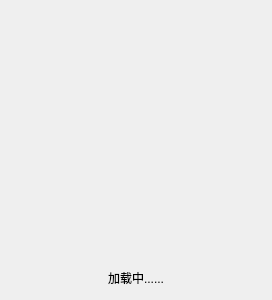
<?xml version="1.0" encoding="UTF-8"?>
<ui version="4.0">
 <class>QWaitingDialog</class>
 <widget class="QDialog" name="QWaitingDialog">
  <property name="geometry">
   <rect>
    <x>0</x>
    <y>0</y>
    <width>250</width>
    <height>300</height>
   </rect>
  </property>
  <property name="windowTitle">
   <string>Dialog</string>
  </property>
  <layout class="QGridLayout" name="gridLayout">
   <item row="0" column="0">
    <widget class="QLabel" name="label">
     <property name="minimumSize">
      <size>
       <width>250</width>
       <height>250</height>
      </size>
     </property>
     <property name="text">
      <string/>
     </property>
    </widget>
   </item>
   <item row="1" column="0">
    <widget class="QLabel" name="label_2">
     <property name="text">
      <string>加载中......</string>
     </property>
     <property name="alignment">
      <set>Qt::AlignCenter</set>
     </property>
    </widget>
   </item>
  </layout>
 </widget>
 <resources/>
 <connections/>
</ui>
